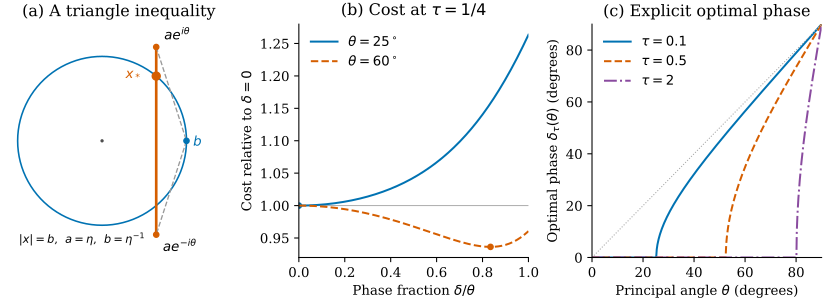

Python code for this plot:
"""Render the exact smoothed transport formulas and their circle geometry.

The curves illustrate the proved formulas; numerical plotting is not proof
evidence. Run from any directory with NumPy and Matplotlib installed.
"""
from pathlib import Path

import matplotlib

matplotlib.use("Agg")
import matplotlib.pyplot as plt
import numpy as np


def radius(tau):
    return (tau + np.sqrt(tau * tau + 4)) / 2


def phase(tau, theta):
    return np.arccos(np.clip(radius(tau) ** 2 * np.cos(theta), -1, 1))


def cost(tau, theta, delta):
    return (
        np.sqrt(tau * tau + 2 - 2 * np.cos(theta + delta))
        + np.sqrt(tau * tau + 2 - 2 * np.cos(theta - delta))
        - 2 * tau
    )


plt.rcParams.update(
    {"font.family": "DejaVu Serif", "font.size": 10,
     "axes.spines.top": False, "axes.spines.right": False,
     "pdf.fonttype": 42, "svg.fonttype": "none"}
)
blue, orange, purple = "#0072B2", "#D55E00", "#8A4B9F"
fig, axes = plt.subplots(1, 3, figsize=(8.6, 3.15), layout="constrained")

# The minimizing circle point lies on the segment between the two foci.
tau, theta = 0.25, np.pi / 3
a, b = radius(tau), 1 / radius(tau)
u = a * np.exp(1j * theta)
v = np.conj(u)
x = b * np.exp(1j * phase(tau, theta))
ax = axes[0]
t = np.linspace(0, 2 * np.pi, 501)
ax.plot(b * np.cos(t), b * np.sin(t), color=blue, linewidth=1.2)
ax.plot([u.real, v.real], [u.imag, v.imag], color=orange, linewidth=2)
ax.plot([u.real, b, v.real], [u.imag, 0, v.imag], "--", color="0.6", linewidth=1)
ax.plot([u.real, v.real], [u.imag, v.imag], "o", color=orange, markersize=4)
ax.plot(x.real, x.imag, "o", color=orange, markersize=6)
ax.plot(b, 0, "o", color=blue, markersize=4)
ax.plot(0, 0, ".", color="0.3", markersize=3)
ax.annotate(r"$ae^{i\theta}$", (u.real, u.imag), xytext=(6, 5), textcoords="offset points")
ax.annotate(r"$ae^{-i\theta}$", (v.real, v.imag), xytext=(5, -13), textcoords="offset points")
ax.annotate(r"$x_*$", (x.real, x.imag), xytext=(-23, -2), textcoords="offset points", color=orange)
ax.annotate(r"$b$", (b, 0), xytext=(5, -4), textcoords="offset points", color=blue)
ax.text(-0.87, -1.08, r"$|x|=b$,  $a=\eta$,  $b=\eta^{-1}$", fontsize=8.5)
ax.set(aspect="equal", xlim=(-1, 1.35), ylim=(-1.22, 1.22),
       title="(a) A triangle inequality")
ax.set_xticks([])
ax.set_yticks([])
ax.spines[["left", "bottom"]].set_visible(False)

ax = axes[1]
fractions = np.linspace(0, 1, 501)
for degrees, color, style in [(25, blue, "-"), (60, orange, "--")]:
    angle = np.radians(degrees)
    values = cost(tau, angle, fractions * angle) / cost(tau, angle, 0)
    ax.plot(fractions, values, color=color, linestyle=style,
            label=rf"$\theta={degrees}^\circ$")
    delta = phase(tau, angle)
    ax.plot(delta / angle, cost(tau, angle, delta) / cost(tau, angle, 0),
            "o", color=color, markersize=4)
ax.axhline(1, color="0.65", linewidth=0.7, zorder=0)
ax.set(xlim=(0, 1), xlabel=r"Phase fraction $\delta/\theta$",
       ylabel=r"Cost relative to $\delta=0$", title=r"(b) Cost at $\tau=1/4$")
ax.legend(frameon=False, loc="upper left")

ax = axes[2]
angles = np.radians(np.linspace(0, 90, 1001))
for smoothing, color, style in [(0.1, blue, "-"), (0.5, orange, "--"), (2, purple, "-.")]:
    cutoff = np.arccos(radius(smoothing) ** -2)
    sample = np.sort(np.append(angles, cutoff))
    ax.plot(np.degrees(sample), np.degrees(phase(smoothing, sample)), color=color,
            linestyle=style, label=rf"$\tau={smoothing:g}$")
ax.plot([0, 90], [0, 90], ":", color="0.65", linewidth=0.8)
ax.set(xlim=(0, 90), ylim=(0, 90), xlabel=r"Principal angle $\theta$ (degrees)",
       ylabel=r"Optimal phase $\delta_\tau(\theta)$ (degrees)", title="(c) Explicit optimal phase")
ax.legend(frameon=False, loc="upper left")

output = Path(__file__).resolve().parent
for extension in ("pdf", "svg"):
    artifact = output / f"smoothed_transport_diagram.{extension}"
    fig.savefig(artifact)
    if extension == "svg":
        artifact.write_text("\n".join(line.rstrip() for line in artifact.read_text().splitlines()) + "\n")
